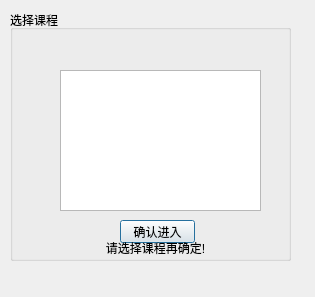
<?xml version="1.0" encoding="UTF-8"?>
<ui version="4.0">
 <class>ChooseCourseDialog</class>
 <widget class="QDialog" name="ChooseCourseDialog">
  <property name="geometry">
   <rect>
    <x>0</x>
    <y>0</y>
    <width>315</width>
    <height>297</height>
   </rect>
  </property>
  <property name="windowTitle">
   <string>Dialog</string>
  </property>
  <widget class="QGroupBox" name="view_choose_course">
   <property name="geometry">
    <rect>
     <x>10</x>
     <y>10</y>
     <width>281</width>
     <height>251</height>
    </rect>
   </property>
   <property name="title">
    <string>选择课程</string>
   </property>
   <widget class="QLabel" name="lb_id_pro">
    <property name="geometry">
     <rect>
      <x>80</x>
      <y>30</y>
      <width>61</width>
      <height>16</height>
     </rect>
    </property>
    <property name="text">
     <string/>
    </property>
    <property name="textFormat">
     <enum>Qt::AutoText</enum>
    </property>
    <property name="alignment">
     <set>Qt::AlignCenter</set>
    </property>
   </widget>
   <widget class="QLabel" name="lb_name_pro">
    <property name="geometry">
     <rect>
      <x>150</x>
      <y>30</y>
      <width>61</width>
      <height>20</height>
     </rect>
    </property>
    <property name="text">
     <string/>
    </property>
    <property name="textFormat">
     <enum>Qt::AutoText</enum>
    </property>
    <property name="alignment">
     <set>Qt::AlignCenter</set>
    </property>
   </widget>
   <widget class="QPushButton" name="btn_test">
    <property name="geometry">
     <rect>
      <x>110</x>
      <y>210</y>
      <width>75</width>
      <height>23</height>
     </rect>
    </property>
    <property name="text">
     <string>确认进入</string>
    </property>
   </widget>
   <widget class="QTableView" name="tableView">
    <property name="geometry">
     <rect>
      <x>50</x>
      <y>60</y>
      <width>201</width>
      <height>141</height>
     </rect>
    </property>
   </widget>
   <widget class="QLabel" name="noChoiceWarning">
    <property name="geometry">
     <rect>
      <x>90</x>
      <y>230</y>
      <width>111</width>
      <height>16</height>
     </rect>
    </property>
    <property name="text">
     <string>请选择课程再确定!</string>
    </property>
    <property name="textFormat">
     <enum>Qt::AutoText</enum>
    </property>
    <property name="alignment">
     <set>Qt::AlignCenter</set>
    </property>
   </widget>
  </widget>
 </widget>
 <resources/>
 <connections/>
</ui>
